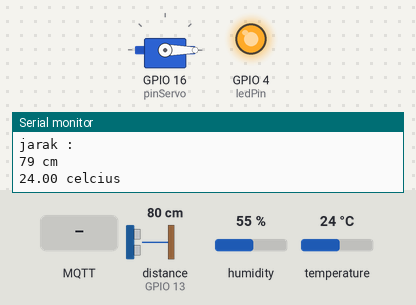
Bench run of a sketch on a simulated ESP8266 (NodeMCU). Parts: servo, output pins drawn as LEDs (lit = HIGH), the last lines printed to the serial monitor. Wiring (inferred from the names in the program): ultrasonic range finder: trigger GPIO 12; echo GPIO 13. Inputs (shaded band) come from the test bench; at power-on: distance to the obstacle (sensor on GPIO 13) 80 cm, humidity 55 %, temperature 24 °C. The echo pulse lasts 58.3 µs per cm; WiFi joins after 1.5 s; servers stay silent unless stated; no MQTT or app messages arrive unless stated; pins used as bus, display or sensor lines are not drawn.

Above: at 7.7 s.
7.8 s: MQTT message "servo-active" arrives on the first subscribed topic
At 8.7 s:
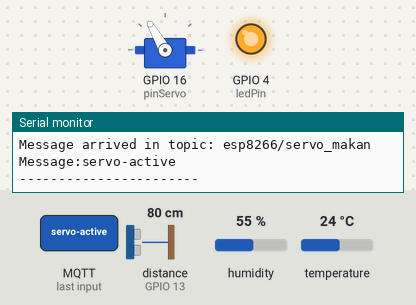
13.7 s: MQTT message "led-deactive" arrives on the first subscribed topic
At 14.8 s:
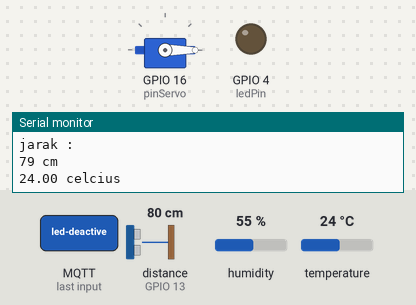
15.6 s: MQTT message "servo-active" arrives on the second subscribed topic
At 16.4 s:
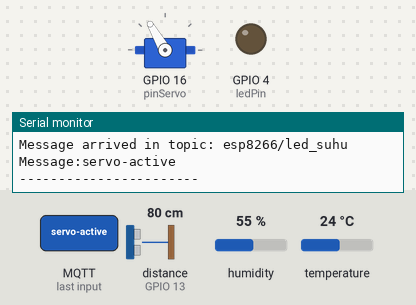
Timing chart, 0 to 22.2 s (numbered marks = the images above; inputs shaded):
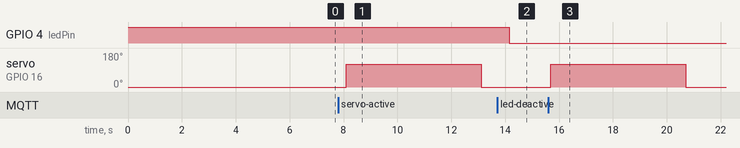

The sketch:

mqtt-nodemcu.ino
```cpp
#include "ESP8266WiFi.h"
#include <ArduinoJson.h>
#include <PubSubClient.h>
#include <Servo.h>
#include <DHT.h>

#define triggerPin  12
#define echoPin     13
#define ledPin 4
#define pinServo 16
#define DHTPIN 5
#define DHTTYPE DHT11

const char* ssid = "TS_A37F";
const char* password = "qwertyuiop12345678";
//int port = 8080;

// MQTT Broker
const char *mqtt_broker = "13.94.35.89";
const char *topic_makan = "esp8266/srf_makan";
const char *topic_suhu = "esp8266/dht_suhu";
const char *mqtt_username = "kelompokwsn";
const char *mqtt_password = "kelompokwsn123";
const int mqtt_port = 1883;

WiFiClient espclient;
PubSubClient client(espclient);

DHT dht(DHTPIN, DHTTYPE);

//servo
Servo servo;

long duration, jarak;

void setup(){
  Serial.begin(115200);
  pinMode(triggerPin, OUTPUT);
  pinMode(echoPin, INPUT);

  dht.begin();

  //  led
  pinMode(ledPin, OUTPUT);
  digitalWrite(ledPin, HIGH);

  servo.attach(pinServo);
  servo.write(0);

  WiFi.begin(ssid, password);

  while(WiFi.status() != WL_CONNECTED){
    delay(500);
    Serial.print("disconnect");
  }
  Serial.println("");
  Serial.println("Wifi Connected");
  Serial.println(WiFi.localIP());
  delay(5000);

  //connecting to a mqtt broker
  client.setServer(mqtt_broker, mqtt_port);
  client.setCallback(callback);
  while (!client.connected()) {
      String client_id = "esp8266-client-";
      client_id += String(WiFi.macAddress());
      Serial.printf("The client %s connects to the %s mqtt broker\n", client_id.c_str(), mqtt_broker);
      if (client.connect(client_id.c_str(), mqtt_username, mqtt_password)) {
          Serial.println("mqtt broker connected");
      }
      else {
          Serial.print("failed with state ");
          Serial.print(client.state());
          delay(2000);
      }
   }
   client.subscribe("esp8266/servo_makan");
   client.subscribe("esp8266/led_suhu");
}

void callback(char *topic, byte *payload, unsigned int length) {
   Serial.print("Message arrived in topic: ");
   Serial.println(topic);
   Serial.print("Message:");
   String messageTemp;
   for (int i = 0; i < length; i++) {
       Serial.print((char) payload[i]);
       messageTemp += (char) payload[i];
   }
   Serial.println();
   Serial.println("-----------------------");

   if(messageTemp == "servo-active"){
      servo.write(120);
      delay(5000);
      servo.write(0);
   }
   if(messageTemp == "led-deactive"){
      Serial.println("led-deactive");
      digitalWrite(ledPin, LOW);
   }
   if(messageTemp == "led-active"){
      Serial.println("led-active");
      digitalWrite(ledPin, HIGH);
   }
}

void loop(){
  // SENSOR DHT
  float h = dht.readHumidity();
  float temperature = dht.readTemperature();
  // SENSOR ULTRASONIK
  digitalWrite(triggerPin, LOW);
  delayMicroseconds(2);
  digitalWrite(triggerPin, HIGH);
  delayMicroseconds(10);
  digitalWrite(triggerPin, LOW);
  duration = pulseIn(echoPin, HIGH);
  jarak = (duration/2) / 29.4;
  Serial.println("jarak :");
  Serial.print(jarak);
  Serial.println(" cm");
  Serial.print(temperature);
  Serial.println(" celcius");

//  if(jarak > 50 && jarak < 80){
//    digitalWrite(ledPin, HIGH);
//  }
//  else{
//    digitalWrite(ledPin, LOW);
//  }
  //  delay(200);
  // WIFI DAN WEBSOCKET
  //  String data_json = "{\"device_type\":\"nodemcu\",\"data_sensor\":\"123\"}";
  StaticJsonDocument<200> data_json_makan;
  StaticJsonDocument<200> data_json_suhu;

  data_json_makan["device_type"] = "srf";
  data_json_makan["data_sensor"] = jarak;

  data_json_suhu["device_type"] = "dht11";
  data_json_suhu["data_sensor"] = temperature;

  char data_json_send_makan[100];
  size_t len_makan = serializeJson(data_json_makan, data_json_send_makan);

  char data_json_send_suhu[100];
  size_t len_suhu = serializeJson(data_json_suhu, data_json_send_suhu);

  client.publish(topic_makan, data_json_send_makan);
  client.publish(topic_suhu, data_json_send_suhu);
  client.loop();
  delay(500);
}
```

Measured:
- after the input at 7.8 s, servo on GPIO 16 (pinServo): 0° → 120° after 0.31 s, → 0° 5.0 s later
- after the input at 13.7 s, GPIO 4 (ledPin): HIGH → LOW after 0.45 s
- after the input at 15.6 s, servo on GPIO 16 (pinServo): 0° → 120° after 0.10 s, → 0° 5.0 s later
